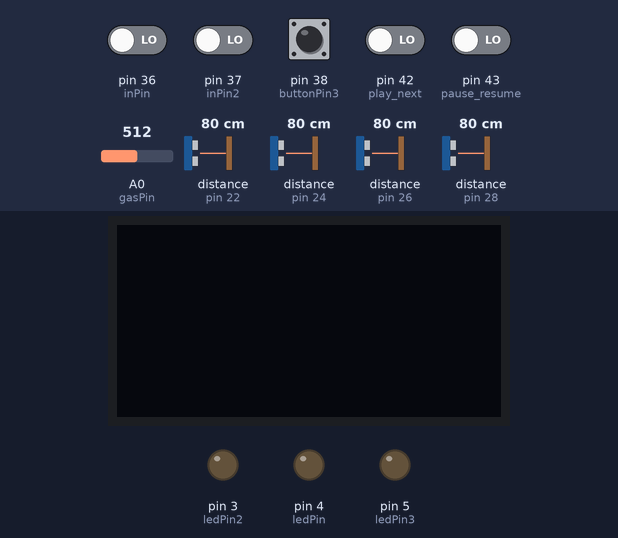
The sketch below on a simulated Arduino Mega 2560, built with avr-gcc and run on an emulated ATmega2560. Parts: 128×64 one-colour display, output pins drawn as LEDs (lit = HIGH). The test bench sets the inputs (shaded band); at power-on: pin 36 (inPin), pin 37 (inPin2), pin 38 (buttonPin3), pin 42 (play_next), pin 43 (pause_resume) LOW, A0 (gasPin) = 512, distance to the obstacle (sensors on pin 22, pin 24, pin 26, pin 28) 80 cm. The echo pulse lasts 58.3 µs per cm; storage starts empty; the modem accepts every AT command (registered, SIM ready, sends succeed) and sends nothing else; the audio player accepts every command and is not drawn; pins used as bus, display or sensor lines are not drawn; what the sketch prints to the serial monitor is not drawn.

Above: at 2.3 s.
2.4 s: pin 36 (inPin) driven HIGH
At 3.7 s:
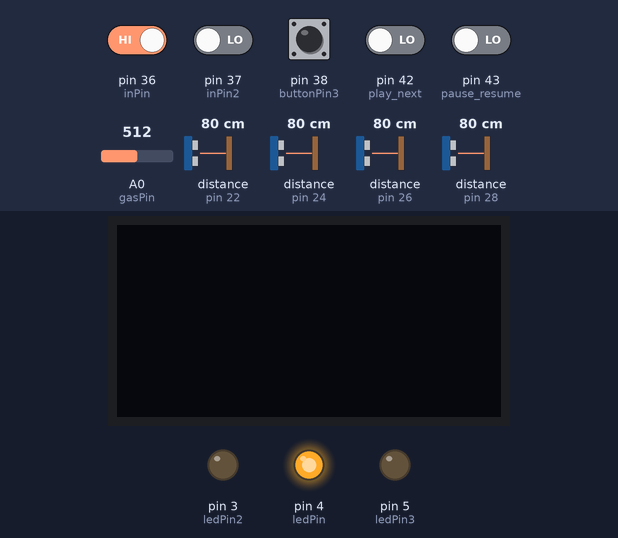
15.8 s: pin 37 (inPin2) driven HIGH
At 19.8 s:
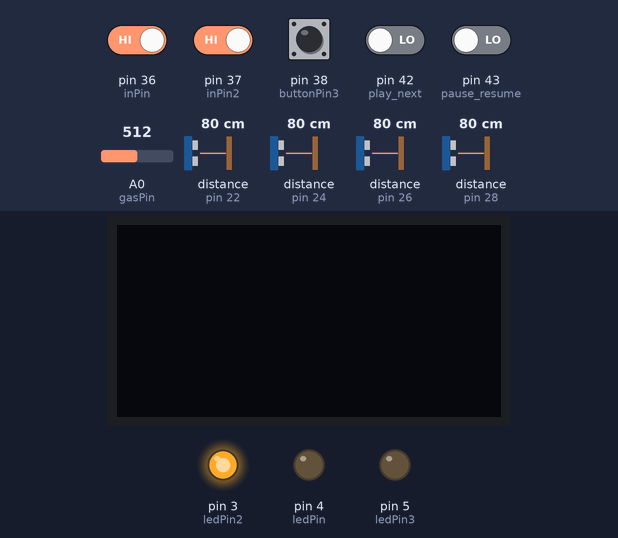
27.0 s: pin 37 (inPin2) driven LOW
At 29.0 s:
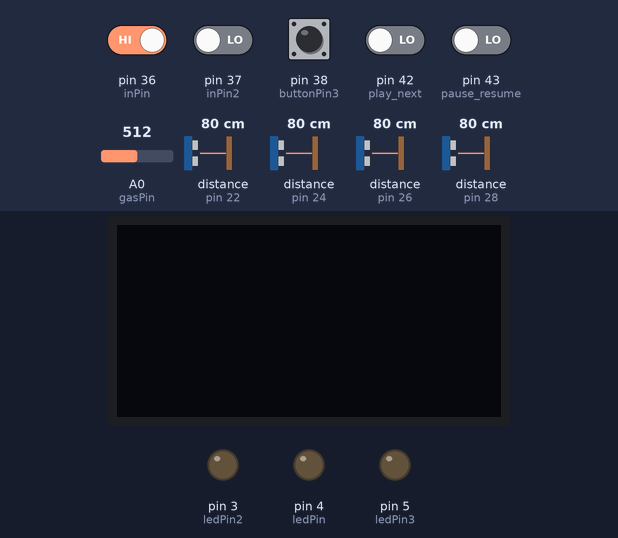
35.1 s: pin 38 (buttonPin3) pulled HIGH for 2.45 s
At 37.8 s:
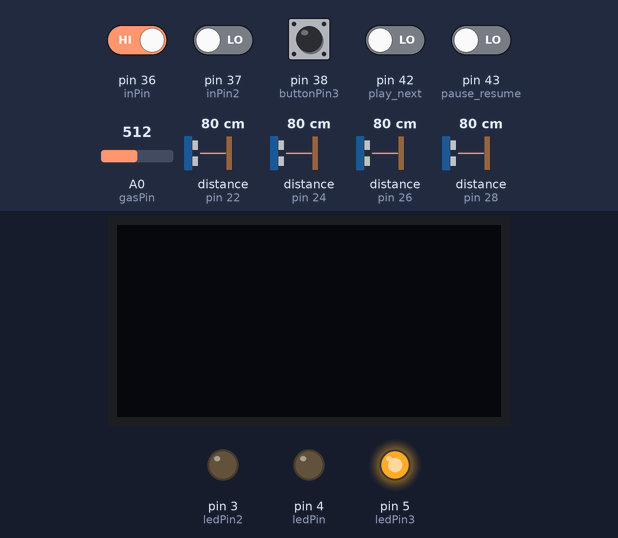
44.1 s: pin 36 (inPin) driven LOW
At 45.0 s:
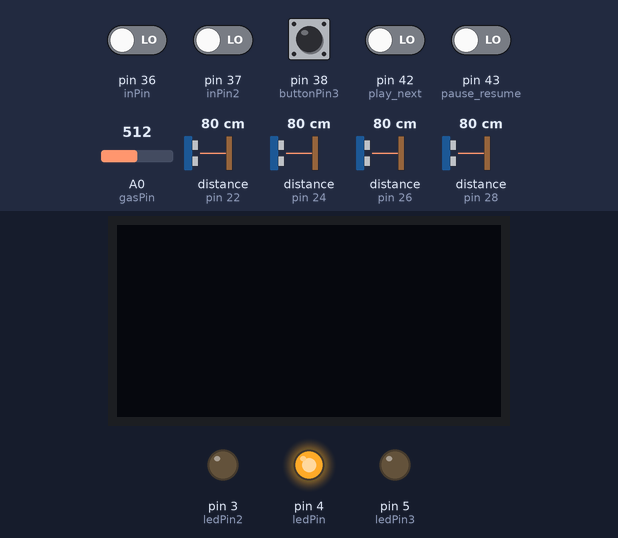
46.9 s: pin 36 (inPin) driven HIGH and pin 37 (inPin2) driven HIGH and pin 38 (buttonPin3) driven HIGH and pin 42 (play_next) driven HIGH and pin 43 (pause_resume) driven HIGH
At 50.0 s:
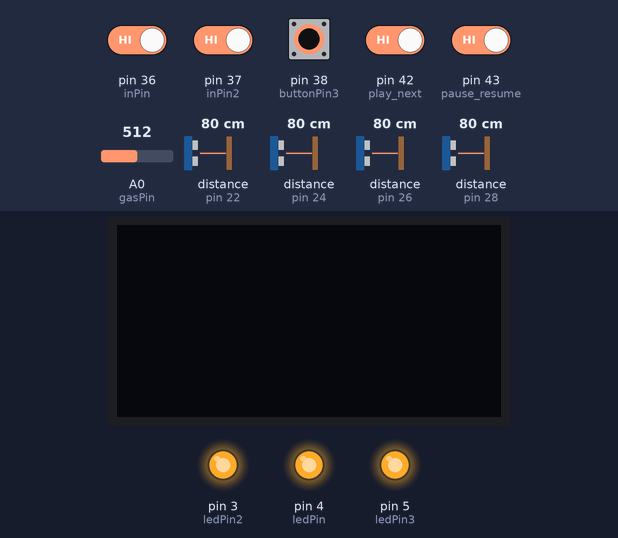
Timing chart, 0 to 60.0 s (numbered marks = the images above; inputs shaded):
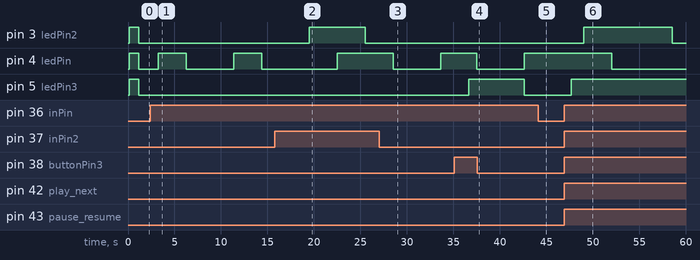

Measured:
- after the input at 2.4 s, pin 4 (ledPin): alternates HIGH for 3.0 s and LOW for 5.1 s, starting after 0.87 s
- after the input at 15.8 s, pin 3 (ledPin2): LOW → HIGH after 3.7 s, → LOW 6.0 s later
- after the input at 27.0 s, pin 3 (ledPin2): stays LOW (without the input it goes to HIGH after 6.6 s)
- after the input at 35.1 s, pin 5 (ledPin3): LOW → HIGH after 1.5 s, → LOW 6.0 s later
- after the input at 44.1 s, pin 4 (ledPin): stays HIGH (without the input it goes to LOW after 1.5 s)
- after the input at 46.9 s, pin 3 (ledPin2): LOW → HIGH after 2.1 s, → LOW 9.5 s later; pin 4 (ledPin): HIGH → LOW after 5.1 s; pin 5 (ledPin3): LOW → HIGH after 0.76 s

The sketch:

smart_walking_stick.ino
```cpp
// HEADER FILES
//------------------------------------------------------------------------
#include <SD.h>                           //include SD module library
#include <TMRpcm.h>                       //include speaker control library
#include <Adafruit_SSD1306.h>
#include <SoftwareSerial.h>
//--------------------------------------------------------------------------------
SoftwareSerial mySerial(10,9);
int ledPin3= 5;//gsm
const int buttonPin3 = 38; //gsm
int buttonState3;

//--------------------------------------------------------------------------------------
int val=0,ctr=0;
int ledPin = 4; // choose the pin for the LED
int inPin = 36;   // choose the input pin (for a pushbutton)
int val2=0,ctr2=0;
int ledPin2 = 3 ; // choose the pin for the LED
int inPin2 = 37;   // choose the input pin (for a pushbutton)
//---------------------------------------------------------------------------------------------------------
#define OLED_Address 0x3C
Adafruit_SSD1306 oled(128, 64); // create our screen object setting resolution to 128x64

int x=0;
int lasta=0;
int lastb=0;
int LastTime=0;
int ThisTime;
bool BPMTiming=false;
bool BeatComplete=false;
int BPM=0;
#define UpperThreshold 530
#define LowerThreshold 518

//------------------------------------------------------------------------
// SD CARD FILES
//-------------------------------------------------------------------------
#define SD_ChipSelectPin 53               //SD card chip selection pin
TMRpcm tmrpcm;
TMRpcm gsmvoice;
//--------------------------------------------------------------------------
// GAS FILES
//--------------------------------------------------------------------------
const int gasPin = A0;                    //Gas pin
//---------------------------------------------------------------------------
// ULTRASONIC TRANSDUCERS FILES
//----------------------------------------------------------------------------
int trigPin2 = 23;    // Trigger
int echoPin2 = 22;    // Echo
int trigPin = 25;    // Trigger
int echoPin = 24;    // Echo
int trigPin3 = 27;    // Trigger
int echoPin3 = 26;    // Echo
int trigPin4 = 29;    // Trigger
int echoPin4 = 28;    // Echo
long duration, cm, inches,duration2, cm2, inches2,duration3, cm3, inches3,duration4, cm4, inches4;
//-----------------------------------------------------------------------------
// MUSIC PLAYER FILES
//-----------------------------------------------------------------------------
int play_next = 42;          // input pin for PLAY BUTTON
int pause_resume = 43;       // input pin for PAUSE/RESUME BUTTON
char * musicFile="";         // music to be played
int musicCounter=0;          // counter for controlling play switch
int musicval=0,musicval2=0;  // take HIGH - LOW values from switches in music player
//----------------------------------------------------------------------------


void setup() {
 Serial.begin(9600);


 //----------------------------------------------------------------------------
 pinMode(ledPin, OUTPUT);  // declare LED as output
 pinMode(inPin, INPUT);    // declare pushbutton as input
 pinMode(ledPin2, OUTPUT);  // declare LED as output
 pinMode(inPin2, INPUT);    // declare pushbutton as input
 //-----------------------------------------------------------------------------
  tmrpcm.speakerPin = 46;                  //speaker pin.

//------------------------------------------------------------------------------------------
 mySerial.begin(9600);   // Setting the baud rate of GSM Module
 delay(100);
 pinMode(buttonPin3,INPUT);//gsm
 pinMode(ledPin3, OUTPUT);//gsm
//-------------------------------------------------------------------------------------------------
oled.begin(SSD1306_SWITCHCAPVCC, OLED_Address);
oled.clearDisplay();
oled.setTextSize(2);
oled.setCursor(0,20);
//-----------------------------------------------------------------------------------------------
 digitalWrite(ledPin, HIGH);
 digitalWrite(ledPin2, HIGH);
 digitalWrite(ledPin3, HIGH);
 delay(1000);
 digitalWrite(ledPin, LOW);
 digitalWrite(ledPin2, LOW);
 digitalWrite(ledPin3, LOW);

 //-----------------------------------------------------------------------------
 //                            ----------------
  pinMode(trigPin, OUTPUT); //                |
  pinMode(echoPin, INPUT);  //                |
  pinMode(trigPin2, OUTPUT);//                |
  pinMode(echoPin2, INPUT); //                |----> Declaring trigger and echo pins as INPUT and OUTPUT
  pinMode(trigPin3, OUTPUT);//                |
  pinMode(echoPin3, INPUT); //                |
  pinMode(trigPin4, OUTPUT);//                |
  pinMode(echoPin4, INPUT); //                |
  //                           ----------------
  //------------------------------------------------------------------------------
  pinMode(play_next, INPUT);    // declaring play button as INPUT
  pinMode(pause_resume, INPUT); // declaring pause/resume button as INPUT
 //----------------------------------------------------------------------------
  if (!SD.begin(SD_ChipSelectPin)) {      //see if the card is present and can be initialized

    Serial.println("failed");
    return;                               //don't do anything more if not
  }
  Serial.println("success");
  //----------------------------------------------------------------------------
  tmrpcm.setVolume(5);                    //0 to 7. Set volume level
  tmrpcm.play("welcome.wav");
}

void loop() {


val2 = digitalRead(inPin2);  // read input value
  if (val2 == HIGH && ctr2==0)
  {
    ctr2=1;    // check if the input is HIGH (button released)
    digitalWrite(ledPin2, HIGH);  // turn LED OFF
    tmrpcm.setVolume(5);                    //0 to 7. Set volume level
    tmrpcm.play("pulseact.wav");
    oled.clearDisplay();
    delay(3000);
  }

  else if (val2 == HIGH && ctr2==1)
  {
    ctr2=0;
    digitalWrite(ledPin2, LOW);
    tmrpcm.setVolume(5);                    //0 to 7. Set volume level
    tmrpcm.play("puldeact.wav");
    oled.clearDisplay();
    delay(3000);
  }
  else if (val2 == LOW && ctr2==1)
  {
    digitalWrite(ledPin2, HIGH);
    pulse();
  }
  else if (val2 == LOW && ctr2==0)
  {
    digitalWrite(ledPin2, LOW);
  }

   val = digitalRead(inPin);  // read input value
  if (val == HIGH && ctr==0)             //ON
  {
    ctr=1;    // check if the input is HIGH (button released)
    digitalWrite(ledPin, HIGH);  // turn LED OFF
    tmrpcm.setVolume(5);                    //0 to 7. Set volume level
    tmrpcm.play("obsact.wav");
    delay(3000);
  }

  else if (val == HIGH && ctr==1)   //OFF
  {
    ctr=0;
    digitalWrite(ledPin, LOW);
    tmrpcm.setVolume(5);                    //0 to 7. Set volume level
    tmrpcm.play("obsdeact.wav");
    delay(3000);
    gasSensor();
  }
  else if (val == LOW && ctr==1)  //ON
  {
    digitalWrite(ledPin, HIGH);
    obstacleDetector();
    delay(1000);
  }
  else if (val == LOW && ctr==0)   //OFF
  {
    digitalWrite(ledPin, LOW);
    gasSensor();
  }

  buttonState3=digitalRead(buttonPin3);
          if (buttonState3 == HIGH )
                        {
                          digitalWrite(ledPin3, HIGH);
                          gsm_module("Emergency! I need help");
                          gsmvoice.setVolume(5);                    //0 to 7. Set volume level
                           gsmvoice.play("help.wav");
                            delay(250);
                        }
            else
            {
              digitalWrite(ledPin3, LOW);
            }
   musicPlayer();
}

void pulse()
{
  if(x>127)
{
oled.clearDisplay();
x=0;
lasta=x;
}

ThisTime=millis();
int value=analogRead(1);
oled.setTextColor(WHITE);
int b=60-(value/16);
oled.writeLine(lasta,lastb,x,b,WHITE);
lastb=b;
lasta=x;
Serial.println(value);
if(value>UpperThreshold)
{
if(BeatComplete)
{
BPM=ThisTime-LastTime;
BPM=int(60/(float(BPM)/1000));
BPMTiming=false;
BeatComplete=false;

}
if(BPMTiming==false)
{
LastTime=millis();
BPMTiming=true;
}
}
if((value<LowerThreshold)&(BPMTiming))
BeatComplete=true;

oled.writeFillRect(0,50,128,16,BLACK);
oled.setCursor(0,50);
oled.print("BPM:");
if(BPM>100)
{
oled.print("Relax..");
}
if(BPM<50)
oled.print("Wait..");
oled.print(BPM);

oled.display();
x++;
}


void gsm_module(char * str)
{
                            mySerial.println("AT+CMGF=1");    //Sets the GSM Module in Text Mode
                            delay(150);  // Delay of 1 second
                             mySerial.println("AT+CMGS=\"+917044383703\"\r"); // Replace x with mobile number
                             delay(150);
                            mySerial.println(str);// The SMS text you want to send
                             delay(100);
                           mySerial.println((char)26);// ASCII code of CTRL+Z for saying the end of sms to  the module
                            delay(150);

                          if (mySerial.available()>0)
                           Serial.write(mySerial.read());

}


void obstacleDetector()
{
  digitalWrite(trigPin, LOW);
  delayMicroseconds(5);
  digitalWrite(trigPin, HIGH);
  delayMicroseconds(10);
  digitalWrite(trigPin, LOW);
  pinMode(echoPin, INPUT);
  duration = pulseIn(echoPin, HIGH);

  digitalWrite(trigPin2, LOW);
  delayMicroseconds(5);
  digitalWrite(trigPin2, HIGH);
  delayMicroseconds(10);
  digitalWrite(trigPin2, LOW);
  pinMode(echoPin2, INPUT);
  duration2 = pulseIn(echoPin2, HIGH);

  digitalWrite(trigPin3, LOW);
  delayMicroseconds(5);
  digitalWrite(trigPin3, HIGH);
  delayMicroseconds(10);
  digitalWrite(trigPin3, LOW);
  pinMode(echoPin3, INPUT);
  duration3 = pulseIn(echoPin3, HIGH);


  digitalWrite(trigPin4, LOW);
  delayMicroseconds(5);
  digitalWrite(trigPin4, HIGH);
  delayMicroseconds(10);
  digitalWrite(trigPin4, LOW);
  pinMode(echoPin4, INPUT);
  duration4 = pulseIn(echoPin4, HIGH);

  cm = (duration/2) / 29.1;     // Divide by 29.1 or multiply by 0.0343
  cm2 = (duration2/2) / 29.1;     // Divide by 29.1 or multiply by 0.0343
  cm3 = (duration3/2) / 29.1;     // Divide by 29.1 or multiply by 0.0343
  cm4 = (duration4/2) / 29.1;     // Divide by 29.1 or multiply by 0.0343

  int minDist=45;
  if(cm <= minDist || cm2 <= minDist || cm3 <= minDist || cm4 <= minDist)
  {
   tmrpcm.setVolume(5);                    //0 to 7. Set volume level
   tmrpcm.play("obstacle.wav");
  delay(2000);
   }
  cm=cm2=cm3=cm4=300;

}

void gasSensor()
{
  if(analogRead(gasPin)>400)
      {
      Serial.println("Smoke Detected Run Away!!!");
      tmrpcm.setVolume(5);                    //0 to 7. Set volume level
      tmrpcm.play("smokemsg.wav");
      gsm_module("Smoke detected at home.");
      delay(1500);
      }
}

void musicPlayer()
{
  musicval = digitalRead(play_next);  // read input value
  if (musicval == HIGH) {
    if(musicCounter<7)
    {
      musicCounter++;
    }
    else
    {
     musicCounter=1;
    }
  if(tmrpcm.isPlaying()==1)
  {
  tmrpcm.disable();
  }
  switch(musicCounter)
  {
    case 1:
    musicFile="hindi1.wav";
    break;
    case 2:
    musicFile="hindi2.wav";
    break;
    case 3:
    musicFile="english2.wav";
    break;
    case 4:
    musicFile="english1.wav";
    break;
    case 5:
    musicFile="bengali1.wav";
    break;
    case 6:
    musicFile="bengali2.wav";
    break;
    case 7:
    musicFile="bengali3.wav";
    break;
  }
  tmrpcm.setVolume(5);                    //0 to 7. Set volume level
  tmrpcm.play(musicFile);
  delay(250);
  }

  musicval2 = digitalRead(pause_resume);  // read input value
  if (musicval2 == HIGH) {
    tmrpcm.pause();
    delay(250);
  }
}
```
